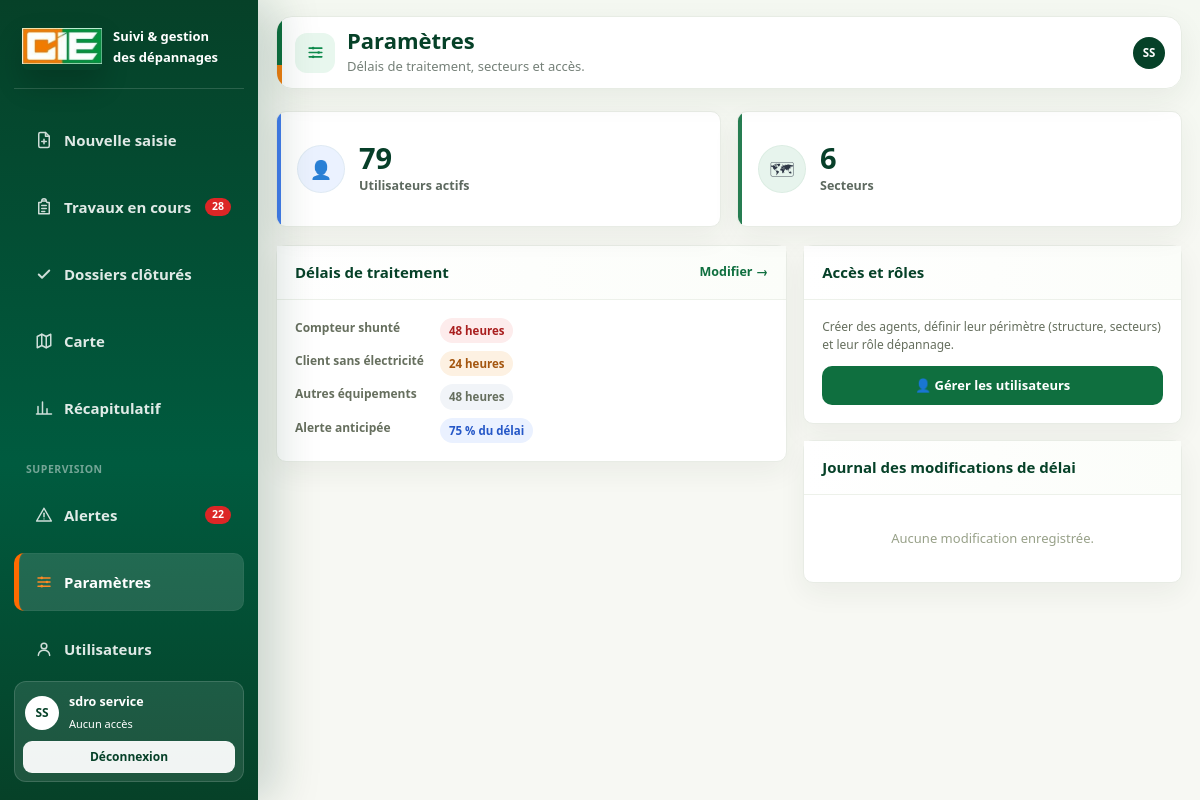
/dr_depannage/referentiel/administration/ (signed in), run on the app's committed database.
### core/models.py (models this page shows, shortened)
class Agent(AbstractBaseUser, PermissionsMixin):
    matricule = models.CharField(
        "matricule",
        max_length=30,
        unique=True,
        db_index=True,
        validators=[RegexValidator(r"^[A-Za-z0-9._-]{2,30}$", "Matricule invalide.")],
    )
    nom = models.CharField(max_length=80)
    prenoms = models.CharField(max_length=160)
    fonction = models.CharField(max_length=120, blank=True, default="")
    site = models.CharField(max_length=120, blank=True, default="")
    email = models.EmailField(max_length=255, blank=True, null=True, unique=True)
    direction = models.ForeignKey(
        DirectionRegionale,
        on_delete=models.PROTECT,
        related_name="agents",
        null=True,
        blank=True,
        verbose_name="direction régionale",
        help_text="Laisser vide pour un compte technique national (superutilisateur).",
    )
    must_change_password = models.BooleanField("doit changer son mot de passe", default=True)
    is_active = models.BooleanField("actif", default=True)
    is_staff = models.BooleanField("accès à l'administration", default=False)
    date_joined = models.DateTimeField(default=timezone.now)
    objects = AgentManager()
    USERNAME_FIELD = "matricule"
    REQUIRED_FIELDS = ["nom", "prenoms"]
    class Meta:
        verbose_name = "agent"
        verbose_name_plural = "agents"
        ordering = ["nom", "prenoms"]
    @property
    def premier_prenom(self) -> str:
        prenoms = (self.prenoms or "").strip()
        return prenoms.split()[0] if prenoms else ""
    def display_name(self) -> str:
        return f"{(self.nom or '').strip()} {self.premier_prenom}".strip()
    @property
    def profils(self) -> list[str]:
        return list(self.groups.values_list("name", flat=True))
    @property
    def profil(self) -> str:
        return next(iter(self.profils), "")

### referentiel/models.py (models this page shows, shortened)
class ParametreDelai(models.Model):
    delai_compteur_shunte = models.PositiveIntegerField(
        "délai compteur shunté (heures)", default=48, validators=[MinValueValidator(1)]
    )
    delai_sans_electricite = models.PositiveIntegerField(
        "délai client sans électricité (heures)", default=24, validators=[MinValueValidator(1)]
    )
    delai_autre_equipement = models.PositiveIntegerField(
        "délai autres équipements (heures)", default=48, validators=[MinValueValidator(1)]
    )
    seuil_alerte_pct = models.PositiveIntegerField(
        "seuil d'alerte anticipée (%)",
        default=75,
        validators=[MinValueValidator(10), MaxValueValidator(100)],
    )
    appliquer_dossiers_ouverts = models.BooleanField(
        "appliquer aux dossiers déjà ouverts", default=False
    )
    modifie_le = models.DateTimeField(auto_now=True)
    modifie_par = models.ForeignKey(
        settings.AUTH_USER_MODEL,
        on_delete=models.SET_NULL,
        null=True,
        blank=True,
        related_name="parametres_delai_modifies",
    )
    class Meta:
        verbose_name = "paramètre de délai"
        verbose_name_plural = "paramètres de délai"
    @classmethod
    def actuel(cls):
        obj = cls.objects.order_by("pk").first()
        if obj is None:
            obj = cls.objects.create()
        return obj

### referentiel/views.py (the view)
# urls.py: path("administration/", views.administration, name="administration"),
@login_required
def administration(request):
    redirection = _refuser_si_non_responsable(request)
    if redirection:
        return redirection
    return render(
        request,
        "referentiel/administration.html",
        {
            "rubrique": "admin",
            "parametres": ParametreDelai.actuel(),
            "nb_utilisateurs": Agent.objects.filter(is_active=True).count(),
            "nb_secteurs": Secteur.objects.filter(actif=True).count(),
            "historique_delais": HistoriqueDelai.objects.select_related("modifie_par")[:10],
        },
    )

### core/services/acces.py (called while the page is built)
def acces_pour(agent, code_application: str):
    from core.models import AccesApplication
    if not getattr(agent, "is_authenticated", False):
        return None
    return (
        AccesApplication.objects.filter(
            agent=agent, application__code=code_application, actif=True
        )
        .select_related("application")
        .first()
    )

def profil_de(agent, code_application: str) -> str:
    acces = acces_pour(agent, code_application)
    return acces.profil if acces else ""

def a_le_droit(agent, code_application: str, droit: str, catalogue_profils: dict) -> bool:
    if getattr(agent, "is_superuser", False):
        return True
    profil = profil_de(agent, code_application)
    if not profil:
        return False
    return droit in catalogue_profils.get(profil, {}).get("droits", [])

### depannages/context_processors.py (called while the page is built)
def badges_navigation(request):
    user = getattr(request, "user", None)
    if not user or not user.is_authenticated:
        return {}
    ouverts = list(
        Depannage.objects.pour_utilisateur(user)
        .en_cours()
        .only("date_saisie", "delai_applique_heures", "type_intervention", "statut")
    )
    en_retard = sum(1 for d in ouverts if d.etat_delai == EtatDelai.DEPASSE)
    return {
        "nb_travaux_en_cours": len(ouverts),
        "nb_alertes": en_retard,
    }

### depannages/models.py (called while the page is built, shortened)
    def en_cours(self):
        return self.filter(
            type_intervention=TypeIntervention.PROVISOIRE,
            statut__in=[Statut.SAISI, Statut.EN_COURS],
        )

    def pour_utilisateur(self, user):
        from depannages import permissions
        if permissions.est_admin(user):
            return self

    @property
    def est_provisoire(self):
        return self.type_intervention == TypeIntervention.PROVISOIRE

    @property
    def est_ouvert(self):
        return self.est_provisoire and self.statut in {Statut.SAISI, Statut.EN_COURS}

    @property
    def heures_ecoulees(self):
        fin = self.date_regularisation or timezone.now()
        return (fin - self.date_saisie).total_seconds() / 3600

    @property
    def etat_delai(self):
        if not self.est_ouvert or not self.delai_applique_heures:
            return EtatDelai.SANS_OBJET
        consomme = (self.heures_ecoulees / self.delai_applique_heures) * 100
        if consomme >= 100:
            return EtatDelai.DEPASSE
        if consomme >= ParametreDelai.actuel().seuil_alerte_pct:
            return EtatDelai.BIENTOT
        return EtatDelai.OK

### templates/referentiel/administration.html (shortened to what this page needs)
{% extends "base.html" %}
{% load depannage_extras %}
{% block titre_page %}Paramètres{% endblock %}
{% block titre_icone %}<span class="entete-icone"><span class="ico i-settings" aria-hidden="true"></span></span>{% endblock %}
{% block sous_titre %}<p class="entete-sous-titre">Délais de traitement, secteurs et accès.</p>{% endblock %}
{% block contenu %}
<div class="grille kpi" style="margin-bottom:18px">
  <div class="kpi-tuile bleu">
    <div class="ico">&#128100;</div>
    <div><div class="valeur">{{ nb_utilisateurs }}</div><div class="libelle">Utilisateurs actifs</div></div>
  </div>
  <div class="kpi-tuile vert">
    <div class="ico">&#128506;</div>
    <div><div class="valeur">{{ nb_secteurs }}</div><div class="libelle">Secteurs</div></div>
  </div>
</div>
<div class="grille deux">
  <div>
    <div class="carte" style="margin-bottom:16px">
      <div class="titre">
        <h2>Délais de traitement</h2>
        <a href="{% url 'referentiel:delais' %}" class="lien">Modifier &rarr;</a>
      </div>
      <div class="corps">
        <dl class="paire">
          <dt>Compteur shunté</dt>
          <dd><span class="badge rouge">{{ parametres.delai_compteur_shunte }} heures</span></dd>
          <dt>Client sans électricité</dt>
          <dd><span class="badge orange">{{ parametres.delai_sans_electricite }} heures</span></dd>
          <dt>Autres équipements</dt>
          <dd><span class="badge gris">{{ parametres.delai_autre_equipement }} heures</span></dd>
          <dt>Alerte anticipée</dt>
          <dd><span class="badge bleu">{{ parametres.seuil_alerte_pct }} % du délai</span></dd>
        </dl>
      </div>
    </div>
  </div>
  <div>
    {% if user|est_admin %}
      <div class="carte" style="margin-bottom:16px">
        <div class="titre"><h2>Accès et rôles</h2></div>
        <div class="corps">
          <p class="aide" style="margin-top:0">
            Créer des agents, définir leur périmètre (structure, secteurs) et
            leur rôle dépannage.
          </p>
          <a href="{% url 'referentiel:utilisateurs' %}" class="btn" style="width:100%">
            &#128100; Gérer les utilisateurs
          </a>
        </div>
      </div>
    {% endif %}
    <div class="carte">
      <div class="titre"><h2>Journal des modifications de délai</h2></div>
      <div class="corps" style="padding:0">
        <div class="chrono" style="padding:0 18px">
          {% for ligne in historique_delais %}
            <div class="etape">
              <span class="quand">{{ ligne.modifie_le|date:"d/m/Y H:i" }}</span>
              <div>
                <strong>{{ ligne.champ }}</strong>
                <div class="aide">
                  {{ ligne.ancienne_valeur }} &rarr; {{ ligne.nouvelle_valeur }}
                  {% if ligne.modifie_par %} &middot; {{ ligne.modifie_par }}{% endif %}
                </div>
              </div>
            </div>
          {% empty %}
            <div class="vide">Aucune modification enregistrée.</div>
          {% endfor %}
        </div>
      </div>
    </div>
  </div>
</div>
{% endblock %}

### templates/base.html (shortened to what this page needs)
{% load static depannage_extras %}<!doctype html>
<html lang="fr">
<head>
  <link rel="stylesheet" href="{% static 'css/app.css' %}">
</head>
<body class="{% block body_class %}{% endblock %}">
<div class="app">
  <aside class="sidebar" id="sidebar">
    <div class="marque">
      <div class="logo cie"><img src="{% static 'img/Logo_CIE.jpg' %}" alt="CIE"></div>
      <div>
        <strong>Suivi &amp; gestion<br>des dépannages</strong>
      </div>
    </div>
    <nav>
      {% if user|peut_saisir %}
      <a href="{% url 'depannages:saisie' %}" class="{% if rubrique == 'saisie' %}actif{% endif %}">
        <span class="ico i-plus" aria-hidden="true"></span> Nouvelle saisie
      </a>
      {% endif %}
      <a href="{% url 'depannages:travaux_en_cours' %}" class="{% if rubrique == 'travaux' %}actif{% endif %}">
        <span class="ico i-clipboard" aria-hidden="true"></span> Travaux en cours
        {% if nb_travaux_en_cours %}<span class="pastille">{{ nb_travaux_en_cours }}</span>{% endif %}
      </a>
      <a href="{% url 'depannages:dossiers_clotures' %}" class="{% if rubrique == 'clotures' %}actif{% endif %}">
        <span class="ico i-check" aria-hidden="true"></span> Dossiers clôturés
      </a>
      <a href="{% url 'depannages:carte' %}" class="{% if rubrique == 'carte' %}actif{% endif %}">
        <span class="ico i-map" aria-hidden="true"></span> Carte
      </a>
      <a href="{% url 'depannages:tableau_bord' %}" class="{% if rubrique == 'tableau_bord' %}actif{% endif %}">
        <span class="ico i-chart" aria-hidden="true"></span> Récapitulatif
      </a>
      {% if user|est_responsable %}
        <div class="titre-groupe">Supervision</div>
        <a href="{% url 'depannages:alertes' %}" class="{% if rubrique == 'alertes' %}actif{% endif %}">
          <span class="ico i-alert" aria-hidden="true"></span> Alertes
          {% if nb_alertes %}<span class="pastille">{{ nb_alertes }}</span>{% endif %}
        </a>
        <a href="{% url 'referentiel:administration' %}" class="{% if rubrique == 'admin' %}actif{% endif %}">
          <span class="ico i-settings" aria-hidden="true"></span> Paramètres
        </a>
      {% endif %}
      {% if user|est_admin %}
        <a href="{% url 'referentiel:utilisateurs' %}" class="{% if rubrique == 'utilisateurs' %}actif{% endif %}">
          <span class="ico i-user" aria-hidden="true"></span> Utilisateurs
        </a>
      {% endif %}
    </nav>
    <div class="pied">
      <a href="{% url 'comptes:profil' %}" class="profil-sidebar">
        <span class="avatar">{{ user|initiales_agent }}</span>
        <span>
          <strong>{{ user.display_name }}</strong>
          <small>{{ user|profil_depannage|default:"Aucun accès" }}</small>
        </span>
      </a>
      <a href="{% url 'comptes:deconnexion' %}" class="btn-deconnexion">Déconnexion</a>
    </div>
  </aside>
  <div class="principal">
    <header class="entete">
      <div class="entete-titre-bloc">
        {% block titre_icone %}{% endblock %}
        <div>
          <h1>{% block titre_page %}Tableau de bord{% endblock %}</h1>
          {% block sous_titre %}{% endblock %}
        </div>
      </div>
      <a href="{% url 'comptes:profil' %}" class="avatar-mobile-entete">{{ user|initiales_agent }}</a>
    </header>
    <main class="contenu">
      {% block contenu %}{% endblock %}
    </main>
  </div>
</div>
</body>
</html>

### data on the page
Agent: prenoms+nom "SS", display_name "sdro service", id "Aucun accès"
ParametreDelai: delai_compteur_shunte "48", delai_sans_electricite "24", delai_autre_equipement "48", seuil_alerte_pct "75"

### other printed values
{{ nb_travaux_en_cours }} "28"
{{ nb_alertes }} "22"
{{ nb_utilisateurs }} "79"
{{ nb_secteurs }} "6"
